Frame 1 (no input): blank canvas, image omitted
Frame 60 (no input): blank canvas, image omitted
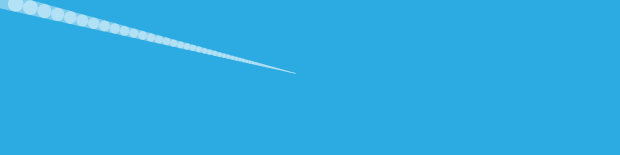
Frame 120 (the mouse pressed at the canvas centre since frame 60)

The p5.js sketch whose frames 1 and 60 were blank and that drew this single picture after the mouse press (run headless with seeded random() and noise() and a simulated clock; from frame 60 on, the mouse is pressed at the canvas centre):

// p5.js sketch
// ── sketch.js
var x = 0;
var y = 0;
var px = 0;
var py = 0;
var easing = 0.05;

function setup() {
  createCanvas(620, 155);
  background(43, 171, 226);
  stroke(255, 102);
}

function draw() {
  var targetX = mouseX;
  x += (targetX - x) * easing;
  var targetY = mouseY;
  y += (targetY - y) * easing;
  var weight = dist(x, y, px, py);
  strokeWeight(weight);
  line(x, y, px, py);
  py = y;
  px = x;
}
